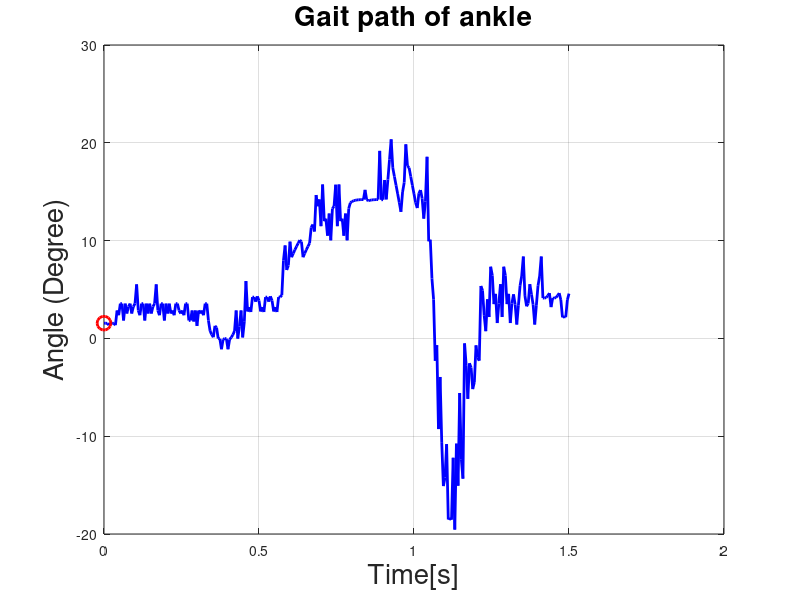

Write the MATLAB code that produced this figure. (Note: this script raises an error after producing the figure.)
% Load the data from the files
gait_data = load('data_2.txt'); % Load gait data

% Create time vectors for each dataset
time_gait = linspace(0, 1.5, length(gait_data)); % Time vector for gait data

% Plot the dataset
figure;
plot(time_gait, gait_data, 'b-', 'LineWidth', 2); % Plot gait data (blue solid line)
hold on;

% Add labels and title
title('Gait path of ankle','FontSize',20);
xlabel('Time[s]','FontSize',20);
ylabel('Angle (Degree)','FontSize',20);
grid on;

% Initialize the circle
h = plot(time_gait(1), gait_data(1), 'ro', 'MarkerSize', 10, 'LineWidth', 2);

% Prepare to save as GIF
gifFile = 'gait_animation_1.gif'; % Name of the output GIF file
delayTime = 0.05; % Delay between frames (controls speed of the animation)

% Animate the circle along the line and capture frames
for i = 1:length(time_gait)
    % Update the position of the circle
    set(h, 'XData', time_gait(i), 'YData', gait_data(i));
    
    % Capture the current frame
    frame = getframe(gcf); % Capture the entire figure window
    im = frame2im(frame); % Convert the frame to an image
    [imind, cm] = rgb2ind(im, 256); % Convert the image to indexed format
    
    % Write the frame to the GIF file
    if i == 1
        imwrite(imind, cm, gifFile, 'gif', 'Loopcount', inf, 'DelayTime', delayTime);
    else
        imwrite(imind, cm, gifFile, 'gif', 'WriteMode', 'append', 'DelayTime', delayTime);
    end
    
    % Pause to create the animation effect
    pause(delayTime);
end

hold off;